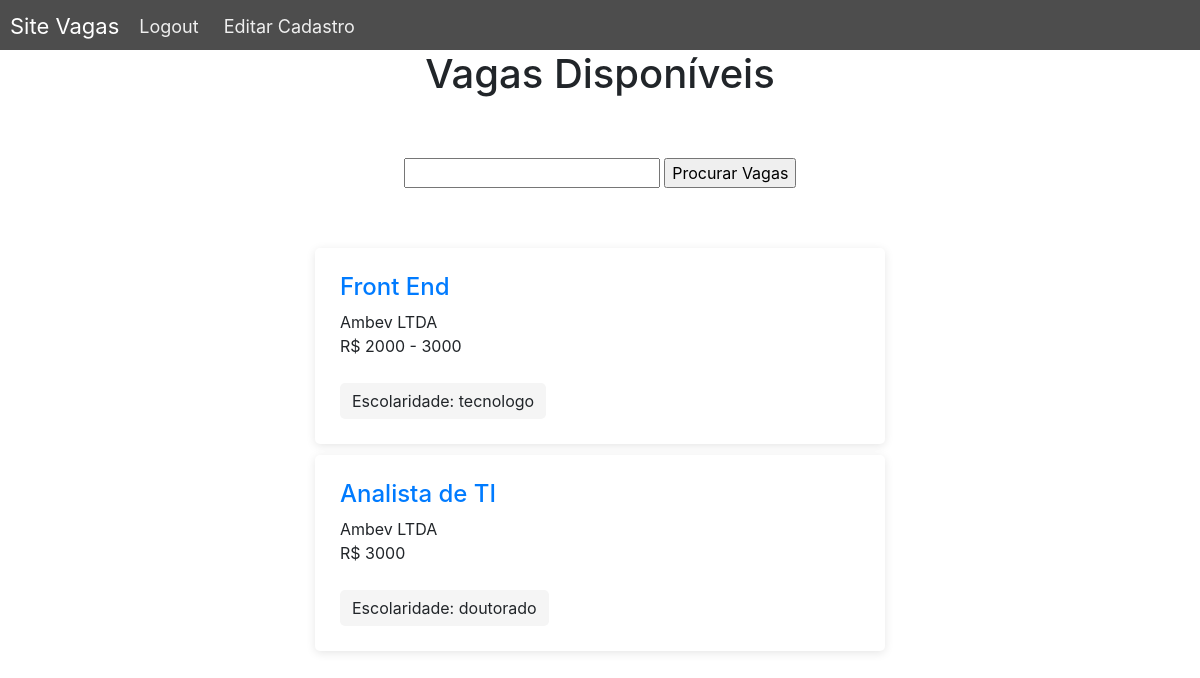
/candidato/vagas-disponiveis (signed in), run on an earlier commit of the app's database.
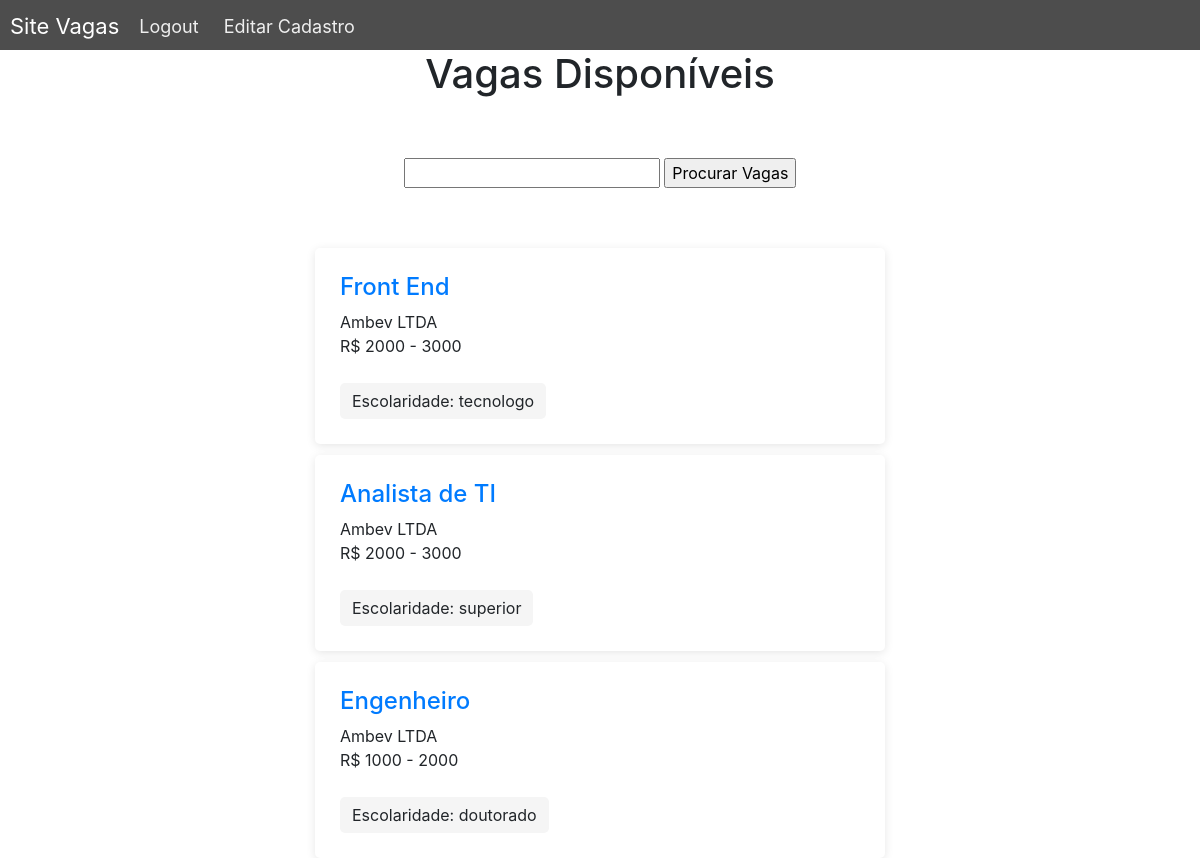
And on a later commit of the database.
### users/models.py (models this page shows, shortened)
class Applicant(models.Model):
    user = models.OneToOneField(User, on_delete=models.CASCADE)
    nome = models.CharField(max_length=200, verbose_name="Nome")
    sal = (("1000", "Até R$ 1000"),
                    ("1000 - 2000", "De R$ 1000 a R$ 2000"),
                    ("2000 - 3000", "De R$ 2000 a R$ 3000"),
                    ("3000", "Acima de R$ 3000"))
    escol = (("fundamental", "Ensino fundamental"),
                    ("medio", "Ensino médio"),
                    ("tecnologo", "Tecnólogo"),
                    ("superior", "Ensino Superior"),
                    ("pos", "Pós / MBA / Mestrado"),
                    ("doutorado", "Doutorado"))
    faixa_salarial = models.CharField(max_length=20, choices=sal, default="1000", verbose_name="Faixa Salarial")
    exp = models.TextField(verbose_name="Experiência")
    escolaridade = models.CharField(max_length=20, choices=escol, verbose_name="Última Escolaridade")
    data_cadastro = models.DateField(auto_now=True)

class Company(models.Model):
    def __str__(self):
        return self.nome
    user = models.OneToOneField(User, on_delete=models.CASCADE)
    nome = models.CharField(verbose_name="Nome", max_length=200)

### vacancies/models.py (models this page shows, shortened)
class Vacancies(models.Model):
    class Meta:
        verbose_name = 'Vacancie'
        verbose_name_plural = 'Vacancies'
    company = models.ForeignKey(Company, verbose_name="Empresa", on_delete=models.CASCADE)
    nome = models.CharField(max_length=100, verbose_name="Título")
    sal = (("1000", "Até R$ 1000"),
                    ("1000 - 2000", "De R$ 1000 a R$ 2000"),
                    ("2000 - 3000", "De R$ 2000 a R$ 3000"),
                    ("3000", "Acima de R$ 3000"))
    escol = (("fundamental", "Ensino fundamental"),
                    ("medio", "Ensino médio"),
                    ("tecnologo", "Tecnólogo"),
                    ("superior", "Ensino Superior"),
                    ("pos", "Pós / MBA / Mestrado"),
                    ("doutorado", "Doutorado"))
    faixa_salarial = models.CharField(max_length=20, choices=sal, default="1000", verbose_name="Faixa Salarial")
    req = models.TextField(verbose_name="Requisitos")
    escolaridade = models.CharField(max_length=20, choices=escol, verbose_name="Escolaridade Mínima")
    data_criacao = models.DateField(auto_now=True)

### applicant/views.py (the view)
# urls.py: path('vagas-disponiveis', ListVacanciesApplicant.as_view(), name="list-vacancies-applicant"),
@method_decorator([login_required], name='dispatch')
class ListVacanciesApplicant(generic.ListView):
    model = Vacancies
    context_object_name = "vacancies"
    template_name = "applicant/list_vacancies_applicant.html"
    def get_context_data(self, **kwargs):
        context = super().get_context_data(**kwargs)
        search_input = self.request.GET.get('search-area') or ''
        if search_input:
            context['vacancies'] = context['vacancies'].filter(
                nome__icontains=search_input)
        context['search_input'] = search_input
        context['applicant_id'] = Applicant.objects.values_list('user', flat=True)
        context['applicants'] = Applicant.objects.all()
        return context

### applicant/templates/applicant/list_vacancies_applicant.html (shortened to what this page needs)
{% load static %}
<!DOCTYPE html>
<html lang="en">
<head>
    <link rel="stylesheet" href="{% static 'vacancies/style_card.css' %}">
    <link rel="stylesheet" href="{% static 'vacancies/style_mainPage.css' %}">
    <link rel="stylesheet" type="text/css" href="https://maxcdn.bootstrapcdn.com/bootstrap/4.0.0/css/bootstrap.min.css">
</head>
<body>
    {% if user.is_company %}
    <h4>Você não é permitido aqui</h4>
    <button type="submit" onclick="history.go(-1);" class="inline">Voltar</button>
    {% elif user.id not in applicant_id %}
        <h4>Você precisa completar seu cadastro</h4>
        <button><a href="{% url 'users:applicant-register-complete' %}">Completar Cadastro</a></button>
    {% else %}
        <div class="nav">
            <div class="nav-header">
              <div class="nav-title">
                Site Vagas
              </div>
            </div>
            <div class="nav-links">
              <a href="{% url 'users:logout' %}">Logout</a>
              {% for appl in  applicants %}
                {% if appl.user_id == user.id %}
                   <a href="{% url 'applicant:update-register' appl.id %}">Editar Cadastro</a>
                {% endif %}
            {% endfor %}
            </div>
          </div>
        <h1 class="text-center" style="margin-bottom: 5%;"> Vagas Disponíveis</h1>
        <div style="text-align: center; margin-bottom: 5%;">
                <form method="GET" style="margin-top: 1%;">
                    <input type="text" name="search-area" value="{{search_input}}">
                    <input class="button" type="submit" value="Procurar Vagas">
                </form>
        </div>
        {% for vac in vacancies %}
        <div class="col-sm-6 offset-sm-3">
            <div class="job-card">
                <div class="job-card__content">
                    <div class="job-card_info">
                        <h4><a href="{% url 'applicant:detail-vacancie-applicant' vac.id %}">{{vac.nome}}</a></a></h4>
                        <p class="mb-0">{{vac.company}}</p>
                        <p class="mb-0">R$ {{vac.faixa_salarial}}</p>
                    </div>
                </div>
                <div class="job-card__footer">
                    <div class="job-card_job-type">
                        <span class="job-label">Escolaridade: {{vac.escolaridade}}</span>
                    </div>
                </div>
            </div>
        </div>
        {% endfor %}
    {% endif %}
</body>
</html>

### vacancies/static/vacancies/style_card.css (style rules this page uses)
.job-card { background: #fff; padding: 25px; border-radius: 5px; box-shadow: 0 2px 10px rgba(0, 0, 0, 0.1); margin-top: 2%; }
.job-card__content { display: flex; align-items: center; margin-bottom: 25px; }
.job-card__content .job-card_info { flex: 1; }
.job-card__footer { display: flex; align-items: center; justify-content: space-between; }
.job-label { display: inline-block; padding: 6px 12px; background: #f5f5f5; border-radius: 5px; margin-right: 2px; }

### vacancies/static/vacancies/style_mainPage.css (style rules this page uses)
* { box-sizing: border-box; }
body { margin: 0px; font-family: 'Raleway', sans-serif; }
.nav { height: 50px; width: 100%; background-color: #4d4d4d; position: relative; }
.nav > .nav-header { display: inline; }
.nav > .nav-header > .nav-title { display: inline-block; font-size: 22px; color: #fff; padding: 10px 10px 10px 10px; }
.nav > .nav-links { display: inline; float: right; font-size: 18px; }
.nav > .nav-links > a { display: inline-block; padding: 13px 10px 13px 10px; text-decoration: none; color: #efefef; }

What changed in the data, as far as the page shows it:
changed Vacancies "Analista de TI": faixa_salarial "3000" → "2000 - 3000"; escolaridade "doutorado" → "superior"
added Vacancies: nome "Engenheiro", company "Ambev LTDA", faixa_salarial "1000 - 2000", escolaridade "doutorado"
